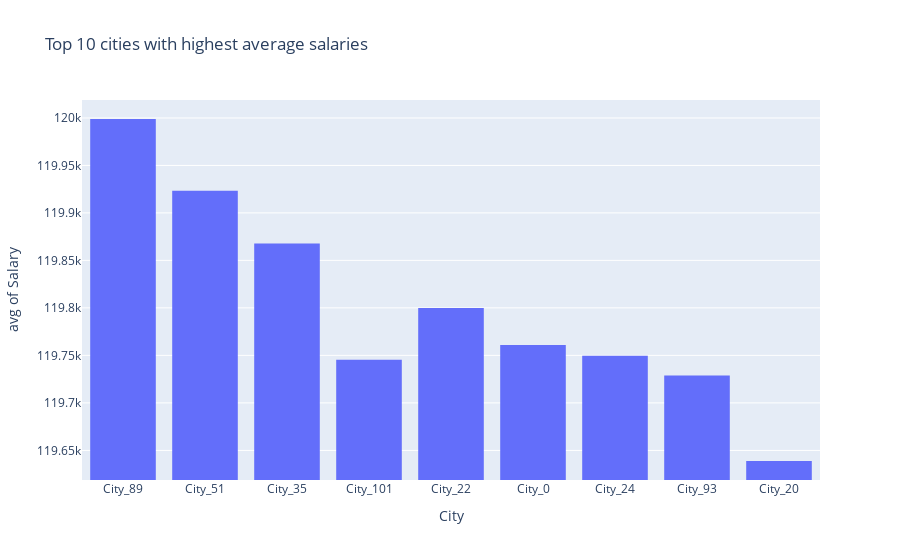

Notebook cell for this chart:
### Markdown cell above
### Top 10 cities with highest average salaries

### Code cell
px.histogram(data.sort_values(by="Salary", ascending=False).head(10), x='City', y="Salary", nbins=10, histfunc='avg', log_y=True, title="Top 10 cities with highest average salaries").show()

### Figure 1 — Plotly figure (JSON) as saved in the notebook; plotly's stock layout.template omitted (floating-point values rounded to 4 significant figures)
{"data": [{"alignmentgroup": "True", "bingroup": "x", "histfunc": "avg", "hovertemplate": "City=%{x}<br>avg of Salary=%{y}<extra></extra>", "legendgroup": "", "marker": {"color": "#636efa", "pattern": {"shape": ""}}, "name": "", "nbinsx": 10, "offsetgroup": "", "orientation": "v", "showlegend": false, "type": "histogram", "x": ["City_89", "City_51", "City_35", "City_101", "City_22", "City_0", "City_24", "City_93", "City_101", "City_20"], "xaxis": "x", "y": [120000.0, 119900.0, 119900.0, 119800.0, 119800.0, 119800.0, 119700.0, 119700.0, 119600.0, 119600.0], "yaxis": "y"}], "layout": {"barmode": "relative", "legend": {"tracegroupgap": 0}, "title": {"text": "Top 10 cities with highest average salaries"}, "xaxis": {"anchor": "y", "domain": [0, 1], "title": {"text": "City"}}, "yaxis": {"anchor": "x", "domain": [0, 1], "title": {"text": "avg of Salary"}, "type": "log"}}}
